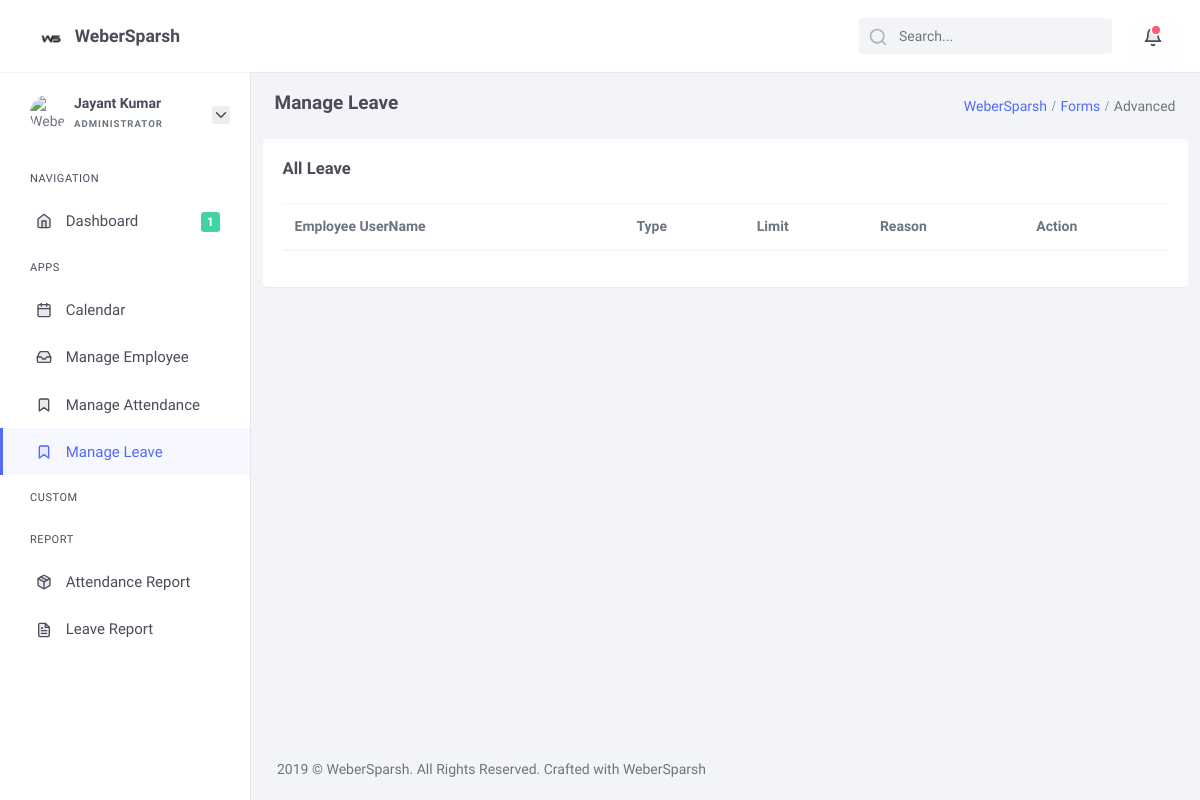
The app's page /managerpanel/manageleave/ (signed in), older data.
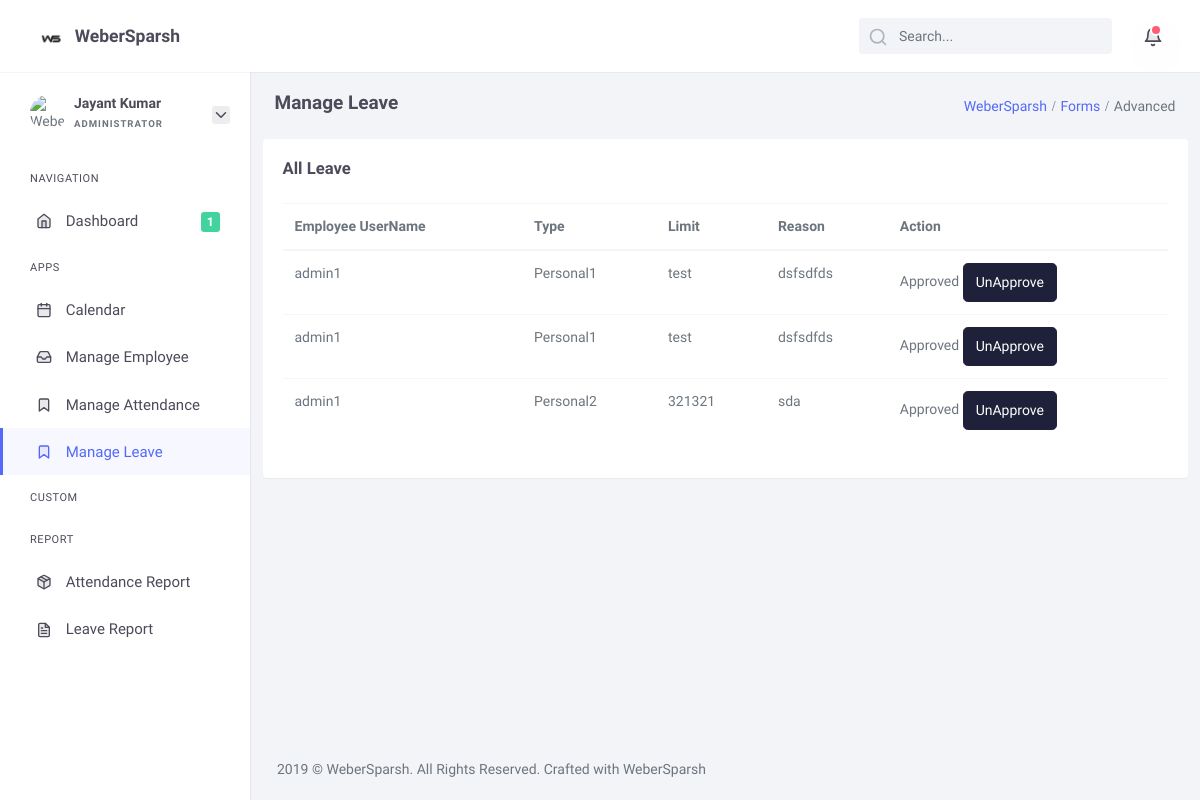
The same page, newer data.
### adminpanel/models.py (models this page shows, shortened)
class Leave(models.Model):
    reference =  models.ForeignKey(User, on_delete=models.CASCADE)
    leavetype = models.ForeignKey(Leavetype, on_delete=models.CASCADE)
    leavestart = models.CharField(max_length=255,null=True)
    leaveend = models.CharField(max_length=255,null=True)
    reason = models.TextField(null=True)
    subject = models.CharField(max_length=255,null=True)
    comment = models.TextField(null=True)
    status = models.IntegerField(choices=STATUS, default=0)
    updated_on = models.DateTimeField(auto_now= True)
    created_on = models.DateTimeField(auto_now_add=True)

class User(AbstractUser):
    roles = models.ForeignKey(Role,on_delete=models.CASCADE,null=True)
    email = models.EmailField(max_length=254)
    department = models.ForeignKey(Department, on_delete=models.CASCADE,null=True)
    manager = models.ForeignKey('self', on_delete=models.CASCADE,null=True)
    idno = models.CharField(max_length=11)
    name = models.CharField(max_length=255)
    status = models.IntegerField(choices=STATUS, default=1)
    passwordbkp = models.CharField(max_length=255)
    avatar = models.ImageField(upload_to = "media/")
    phone = models.CharField(max_length=255)
    birthday = models.CharField(max_length=255)
    updated_on = models.DateTimeField(auto_now= True)
    created_on = models.DateTimeField(auto_now_add=True)

class Leavetype(models.Model):
    leavetype = models.CharField(max_length=255)
    limit = models.IntegerField()
    status = models.IntegerField(choices=STATUS, default=1)
    updated_on = models.DateTimeField(auto_now= True)
    created_on = models.DateTimeField(auto_now_add=True)

### managerpanel/views.py (the view)
# urls.py: path('manageleave/',views.manageleave,name = 'manageleave'),
@manager_required
def manageleave(request):
    usermanager = User.objects.filter(manager = request.user)
    appliedleaves = Leave.objects.filter(reference__in = usermanager)
    return render(request, 'front/manageleave.html', {'appliedleaves':appliedleaves})

### adminpanel/views.py (called while the page is built)
def notification_context(request):
    notifications = EmployeeNotice.objects.filter(status= 1)
    return { 'notifications': {
                    'object_list': notifications,
                    'count': notifications.count(),
                }
            }

### template/front/manageleave.html (shortened to what this page needs)
{% extends 'front/managerlayout.html' %}
{% block content %}
            <div class="content-page">
                <div class="content">
                    <div class="container-fluid">
                        <div class="row page-title">
                            <div class="col-md-12">
                                <nav aria-label="breadcrumb" class="float-right mt-1">
                                    <ol class="breadcrumb">
                                        <li class="breadcrumb-item"><a href="#">WeberSparsh</a></li>
                                        <li class="breadcrumb-item"><a href="#">Forms</a></li>
                                        <li class="breadcrumb-item active" aria-current="page">Advanced</li>
                                    </ol>
                                </nav>
                                <h4 class="mb-1 mt-0">Manage Leave</h4>
                            </div>
                        </div>
                    </div>
                    <div class="row">
                        <div class="col-12">
                            <div class="card">
                                <div class="card-body">
                                    <h4 class="header-title mt-0 mb-1">All Leave</h4>
                                    <table id="selection-datatable" class="table dt-responsive " width='100%'>
                                        <thead>
                                            <tr>
                                                <th>Employee UserName</th>
                                                <th>Type</th>
                                                <th>Limit</th>
                                                <th>Reason</th>
                                                <th>Action</th>
                                            </tr>
                                        </thead>
                                        <tbody>
                                            {% for appliedleave in appliedleaves %}
                                                <tr>
                                                    <td>{{appliedleave.reference.username}}</td>
                                                    <td>{{appliedleave.leavetype.leavetype}}</td>
                                                    <td>{{appliedleave.subject}}</td>
                                                    <td>{{appliedleave.reason}}</td>
                                                    <td>
                                                        {% if appliedleave.status == 1 %}
                                                            <span>Approved</span>
                                                            <button type="button" value="0" id="approved_button" data-url="{% url 'approvedleave' appliedleave.id %}"  class="btn btn-secondary">UnApprove</button>
                                                        {% endif %}
                                                    </td>
                                                </tr>
                                            {% endfor %}
                                        </tbody>
                                    </table>
                                </div>
                            </div>
                        </div>
                    </div>
                </div>
{% endblock  %}

Row changes from the older to the newer data that the page shows:
added Leave: reference.username "admin1", leavetype.leavetype "Personal1", subject "test", reason "dsfsdfds", status "Approved"
added Leave: reference.username "admin1", leavetype.leavetype "Personal1", subject "test", reason "dsfsdfds", status "Approved"
added Leave: reference.username "admin1", leavetype.leavetype "Personal2", subject "321321", reason "sda", status "Approved"
